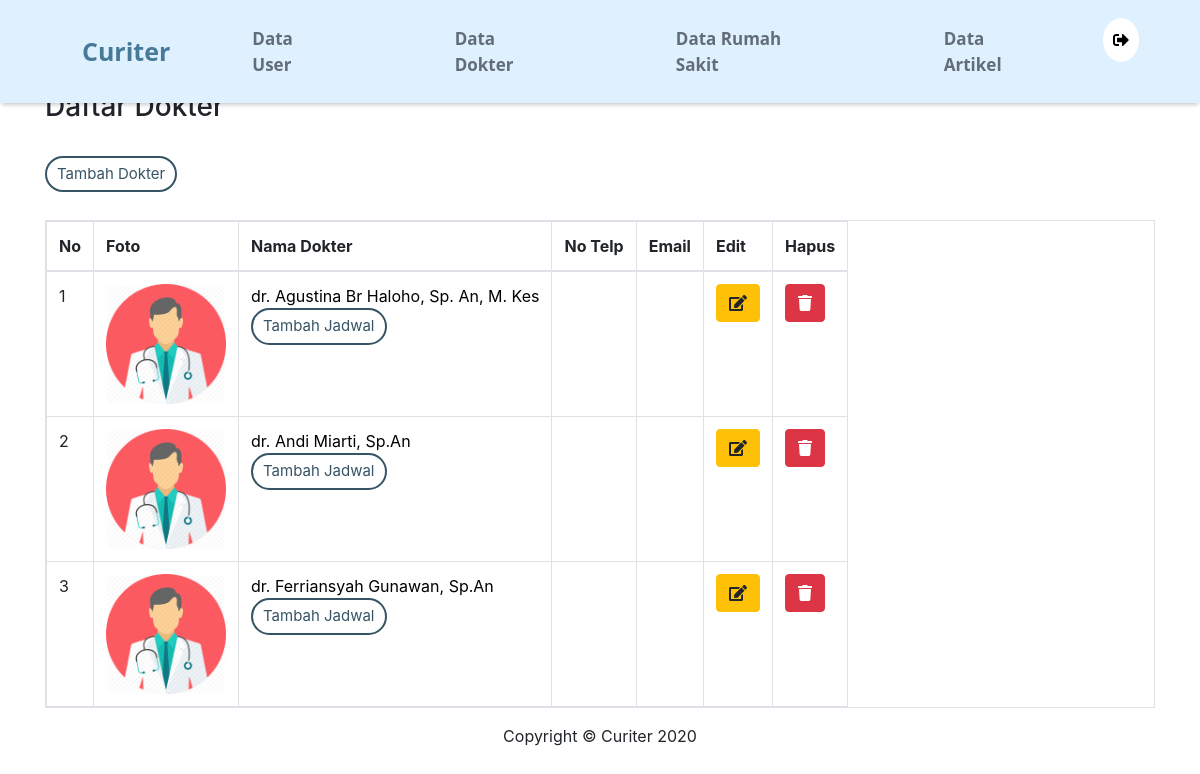
/admin/dokter/detaildokter/7, run on an earlier commit of the app's database.
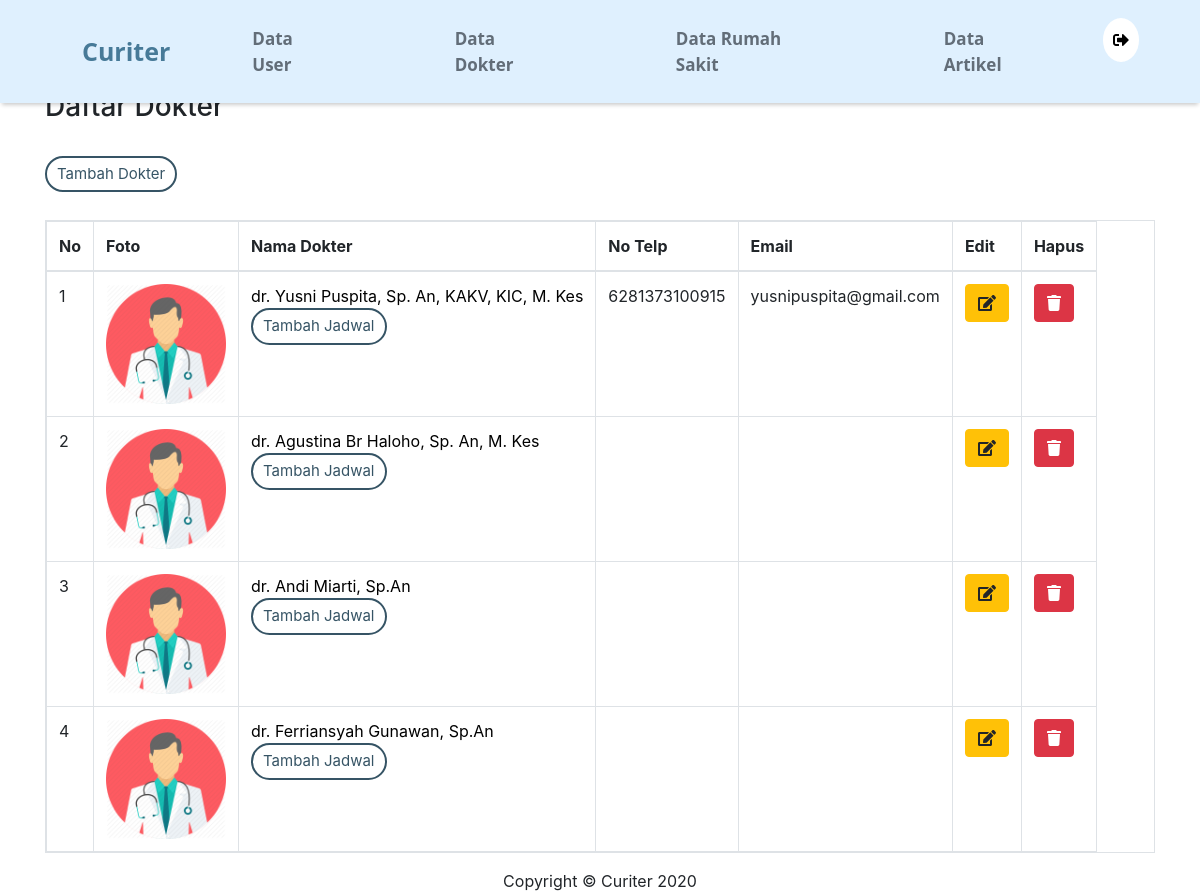
And on a later commit of the database.
### tables this page shows
CREATE TABLE `dokter` (
  `id_dokter` int(11) NOT NULL,
  `id_rs` int(11) NOT NULL,
  `id_poli` int(11) NOT NULL,
  `nama_dokter` varchar(50) NOT NULL,
  `no_dokter` varchar(15) DEFAULT NULL,
  `email_dokter` varchar(30) DEFAULT NULL,
  `foto_dokter` varchar(255) NOT NULL
);

### application/controllers/admin/dokter.php (called while the page is built, shortened)
<?php
class Dokter extends CI_Controller
{
	public function __construct()
	{
		$this->load->model('admin/model_dokter');
		$this->load->model('admin/model_jadwal');
		$this->load->model('m_poli');
		$this->load->model('m_rs');
		$this->load->model('admin/model_rs');
		$this->load->library('form_validation');
	}
	public function detaildokter($id)
	{
		$data['title'] = 'Curiter | Admin';
		$data['d'] = $this->model_dokter->get_dokterbyid($id);
		$data['rs'] = $this->m_rs->get_datars($id);
		$data['poli'] = $this->m_poli->get_polibyid($id);
		$this->load->view('header_page_admin', $data);
		$this->load->view('admin/v_datadokter', $data);
		$this->load->view('footer_page');
	}
}

### index.php (called while the page is built, shortened)
<?php
require_once BASEPATH.'core/CodeIgniter.php';

### application/models/admin/model_dokter.php (called while the page is built, shortened)
<?php
class Model_dokter extends CI_Model
{
	public function get_dokterbyid($id)
	{
		return $this->db->get_where('dokter', array('id_rs' => $id))->result_array();
	}
}

### application/views/admin/v_datadokter.php (the view, shortened to what this page needs)
<!DOCTYPE html>
<html lang="" dir="ltr">
<head>
  <link rel="stylesheet" href="<?php echo base_url('assets/css/bootstrap.min.css') ?>">
</head>
<body class="bodiadm">
  <div class="container">
    <div class="box">
      <h3>Daftar Dokter</h3>
      <br>
      <button type="button" class="button_tambah" data-toggle="modal" data-target="#tambah">Tambah Dokter</button>
      <br></br>
      <table class="table table-bordered table-responsive" id="table">
        <thead>
          <tr>
            <th>No</th>
            <th>Foto</th>
            <th>Nama Dokter</th>
            <th>No Telp</th>
            <th>Email</th>
            <th>Edit</th>
            <th>Hapus</th>
          </tr>
        </thead>
        <tbody>
          <?php $no = 1;
          foreach ($d as $d) {
          ?>
            <tr>
              <form>
                <td><?= $no++; ?></td>
                <td><img src="<?php echo base_url(); ?>/Assets/doctor.png" style="width: 120px;" class="card-img" alt="..."></td>
                <td><a href="<?= base_url('admin/dokter/jadwal/' . $d['id_dokter']) ?>" style="color:black"><?php echo $d['nama_dokter']; ?></a><br><button type="button" class="button_tambah" data-toggle="modal" data-target="#tambahjadwal<?= $d['id_dokter'] ?>">Tambah Jadwal</button></td>
                <td><?php echo $d['no_dokter']; ?></td>
                <td><?php echo $d['email_dokter'] ?></td>
                <td><button type="button" class="btn btn-warning" data-toggle="modal" data-target="#edit<?= $d['id_dokter'] ?> "><i class="fas fa-edit"></i></button></td>
                <td><a href="<?= base_url(); ?>admin/dokter/hapus/<?= $d['id_dokter'] ?>" type="button" class="btn btn-danger" onClick="return confirm('Apakah Anda Yakin?')"><i class="fas fa-trash"></i></a></td>
              </form>
            </tr>
          <?php } ?>
        </tbody>
      </table>
    </div>
  </div>
</body>
</html>

### application/views/header_page_admin.php (shortened to what this page needs)
<!doctype html>
<html>
<head>
	<link rel="stylesheet" href="<?php echo base_url('assets/css/bootstrap.min.css') ?>">
</head>
<body>
	<div class="fixed-header">
		<div class="container">
			<nav class="navbar navbar-expand-lg navbar-light">
				<a href="#" class="aidok" style="text-decoration:none;">Curiter</a>
				<div class="collapse navbar-collapse" id="navbarSupportedContent">
					<ul class="navbar-nav mr-auto">
						<a href="<?= base_url('admin/user/index') ?>" style="text-decoration:none;">Data User</a>
						<a href="<?= base_url('admin/dokter/index') ?>" style="text-decoration:none;">Data Dokter</a>
						<a href="<?= base_url('admin/rs/index') ?>" style="text-decoration:none;">Data Rumah Sakit</a>
						<a href="<?= base_url('admin/artikel/index') ?>" style="text-decoration:none;">Data Artikel</a>
						<div class="float-right">
							<div class="dropdown">
								<button class="dropbtn" onclick="myFunction()"> <i class="fas fa-sign-out-alt "></i></button>
							</div>
					</ul>
				</div>
		</div>
	</div>

### application/views/footer_page.php
<div class="footer">
  <center>
  <div class="container" style="margin-bottom:0px;">Copyright &copy; Curiter 2020</div>
  </center>
</div>
</body>
</html>

### application/views/admin/v_datadokter.php (style rules this page uses)
.bodiadm { margin-top: 90px; }
.button_tambah { background-color: #FFFFFF; color: #365465; border: 2px solid #365465; padding: 5px 10px; margin: 0px 0px 4px 0px; font-size: 15px; border-radius: 25px; }

What changed in the data, as far as the page shows it:
now on this page (row edited): dokter: nama_dokter "dr. Yusni Puspita, Sp. An, KAKV, KIC, M. Kes", no_dokter "6281373100915", email_dokter "yusnipuspita@gmail.com"
